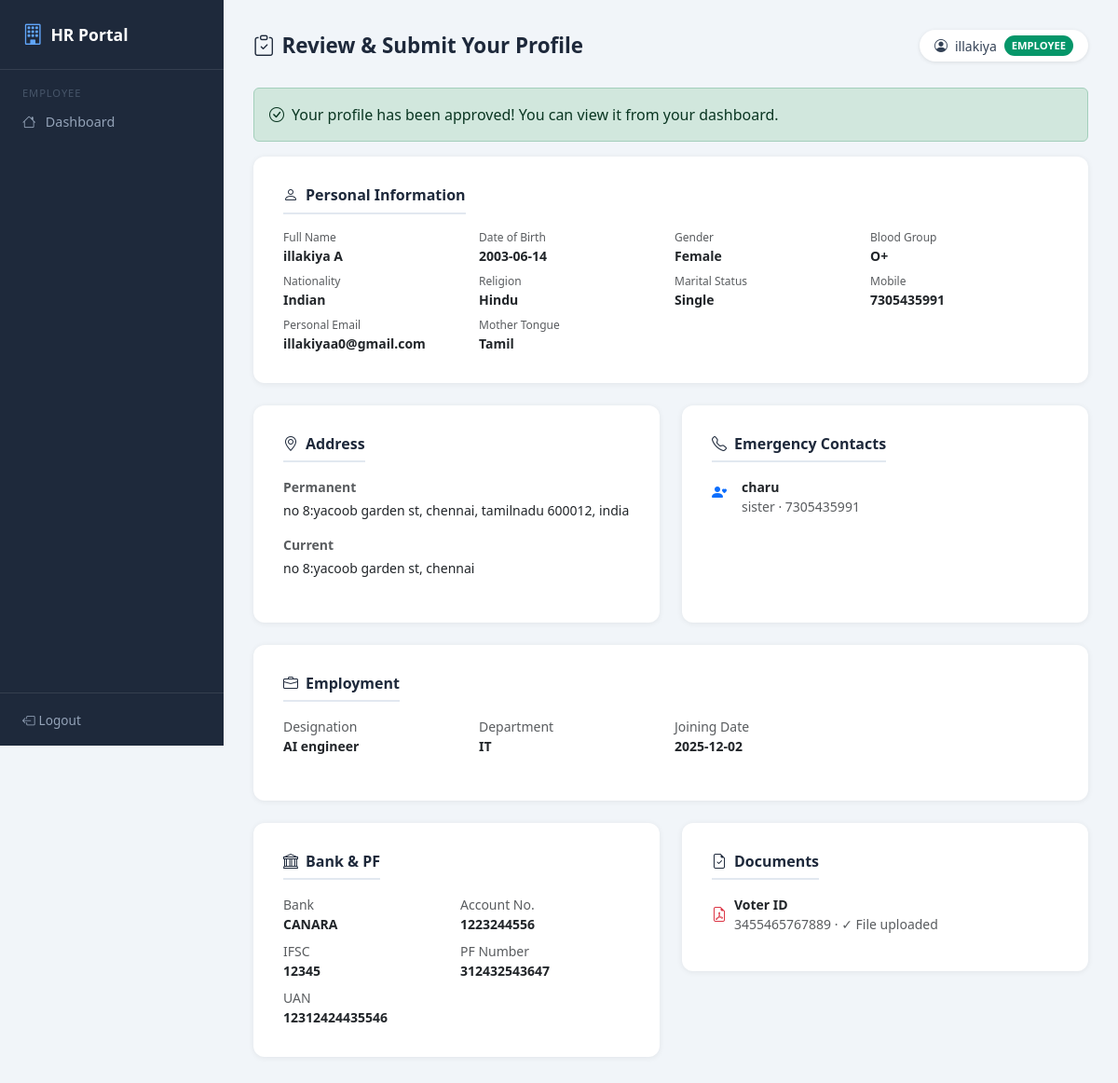
The app's page /profile/review (signed in) with its own data.
### sql.py (models this page shows, shortened)
class User(UserMixin, db.Model):
    __tablename__ = "users"
    user_id = db.Column(db.Integer, primary_key=True)
    username = db.Column(db.String(100), unique=True, nullable=False)
    email = db.Column(db.String(120), unique=True, nullable=False)
    password_hash = db.Column(db.String(255), nullable=False)
    role = db.Column(db.String(20), nullable=False)
    is_approved = db.Column(db.Boolean, default=False)
    is_active = db.Column(db.Boolean, default=True)
    created_at = db.Column(db.DateTime, default=datetime.utcnow)

class EmployeeProfile(db.Model):
    __tablename__ = "employee_profiles"
    profile_id = db.Column(db.Integer, primary_key=True)
    user_id = db.Column(db.Integer, db.ForeignKey("users.user_id"), unique=True)
    user = db.relationship(
        "User",
        foreign_keys=[user_id],
        backref=db.backref("profile", uselist=False),
    )
    step1_done = db.Column(db.Boolean, default=False)
    step2_done = db.Column(db.Boolean, default=False)
    step3_done = db.Column(db.Boolean, default=False)
    step4_done = db.Column(db.Boolean, default=False)
    step5_done = db.Column(db.Boolean, default=False)
    step6_done = db.Column(db.Boolean, default=False)
    submitted = db.Column(db.Boolean, default=False)
    status = db.Column(db.String(20), default="DRAFT")
    hr_remarks = db.Column(db.Text)
    reviewed_by = db.Column(db.Integer, db.ForeignKey("users.user_id"), nullable=True)
    reviewed_at = db.Column(db.DateTime, nullable=True)
    submitted_at = db.Column(db.DateTime, nullable=True)
    created_at = db.Column(db.DateTime, default=datetime.utcnow)
    first_name = db.Column(db.String(100))
    middle_name = db.Column(db.String(100))
    last_name = db.Column(db.String(100))
    date_of_birth = db.Column(db.Date)
    gender = db.Column(db.String(20))
    blood_group = db.Column(db.String(10))
    religion = db.Column(db.String(100))
    nationality = db.Column(db.String(100))
    place_of_birth = db.Column(db.String(200))
    mother_tongue = db.Column(db.String(100))
    marital_status = db.Column(db.String(50))
    personal_email = db.Column(db.String(120))
    mobile_number = db.Column(db.String(20))
    photo_path = db.Column(db.String(500))
    perm_address_line1 = db.Column(db.String(255))
    perm_address_line2 = db.Column(db.String(255))
    perm_city = db.Column(db.String(100))
    perm_state = db.Column(db.String(100))
    perm_country = db.Column(db.String(100))
    perm_postal_code = db.Column(db.String(20))
    curr_same_as_perm = db.Column(db.Boolean, default=False)
    curr_address_line1 = db.Column(db.String(255))
    curr_address_line2 = db.Column(db.String(255))
    curr_city = db.Column(db.String(100))
    curr_state = db.Column(db.String(100))
    curr_country = db.Column(db.String(100))
    curr_postal_code = db.Column(db.String(20))
    emergency_contacts_json = db.Column(db.Text)  # JSON list
    designation = db.Column(db.String(150))
    department = db.Column(db.String(150))
    joining_date = db.Column(db.Date)
    employment_history_json = db.Column(db.Text)  # JSON list
    bank_name = db.Column(db.String(200))
    account_number = db.Column(db.String(100))
    branch_name = db.Column(db.String(150))
    ifsc_code = db.Column(db.String(20))
    pf_number = db.Column(db.String(100))
    uan_number = db.Column(db.String(100))
    documents_json = db.Column(db.Text)  # JSON list of {type, number, file_path}

### employeedashboard.py (the view, shortened to what this page needs)
@app.route("/profile/review", methods=["GET", "POST"])
@login_required
@role_required("EMPLOYEE")
def profile_review():
    profile = _get_or_404_profile()
    ec = json.loads(profile.emergency_contacts_json or "[]")
    history = json.loads(profile.employment_history_json or "[]")
    docs = json.loads(profile.documents_json or "[]")
    return render_template(
        "profile/review.html",
        profile=profile,
        emergency_contacts=ec,
        employment_history=history,
        documents=docs,
        total_steps=TOTAL_STEPS,
    )

### app.py (called while the page is built)
@login_manager.user_loader
def load_user(user_id):
    return db.session.get(User, int(user_id))

### employeedashboard.py (called while the page is built)
def _get_or_404_profile():
    profile = EmployeeProfile.query.filter_by(user_id=current_user.user_id).first()
    if not profile:
        abort(404)
    return profile

### utils.py (called while the page is built)
def role_required(*roles):
    def decorator(func):
        @wraps(func)
        def wrapper(*args, **kwargs):
            if not current_user.is_authenticated:
                abort(403)
            if current_user.role not in roles:
                abort(403)
            return func(*args, **kwargs)
        return wrapper
    return decorator

### templates/profile/review.html (shortened to what this page needs)
{% extends "base.html" %}
{% block content %}
<div class="topbar">
  <h1><i class="bi bi-clipboard-check me-2"></i>Review & Submit Your Profile</h1>
  <div class="user-badge">
    <i class="bi bi-person-circle"></i> {{ current_user.username }}
    <span class="role-badge role-EMPLOYEE">Employee</span>
  </div>
</div>
{% if profile.status == "REJECTED" %}
<div class="alert alert-danger d-flex gap-3 align-items-start">
  <i class="bi bi-x-circle fs-4"></i>
  <div>
    <strong>Profile Rejected</strong><br/>
    HR Remarks: {{ profile.hr_remarks or 'No remarks provided.' }}<br/>
    <a href="{{ url_for('profile_step', step=1) }}" class="btn btn-sm btn-outline-danger mt-2">Edit & Resubmit</a>
  </div>
</div>
{% elif profile.status == "PENDING" %}
<div class="alert alert-warning d-flex gap-2 align-items-center">
  <i class="bi bi-hourglass-split"></i>
  Your profile is currently under HR review. You cannot make changes while it is pending.
</div>
{% elif profile.status == "APPROVED" %}
<div class="alert alert-success d-flex gap-2 align-items-center">
  <i class="bi bi-check-circle"></i>
  Your profile has been approved! You can view it from your dashboard.
</div>
{% endif %}
<div class="row g-4">
  <div class="col-12">
    <div class="card-form">
      <div class="d-flex justify-content-between align-items-center mb-3">
        <h5 class="section-title mb-0"><i class="bi bi-person me-2"></i>Personal Information</h5>
      </div>
      <div class="row g-2">
        {% macro rv(label, val) %}
          <div class="col-md-3 col-sm-6">
            <div class="text-muted" style="font-size:.75rem;">{{ label }}</div>
            <div class="fw-semibold small">{{ val or '—' }}</div>
          </div>
        {% endmacro %}
        {{ rv("Full Name", (profile.first_name or '') + ' ' + (profile.middle_name or '') + ' ' + (profile.last_name or '')) }}
        {{ rv("Date of Birth", profile.date_of_birth) }}
        {{ rv("Gender", profile.gender) }}
        {{ rv("Blood Group", profile.blood_group) }}
        {{ rv("Nationality", profile.nationality) }}
        {{ rv("Religion", profile.religion) }}
        {{ rv("Marital Status", profile.marital_status) }}
        {{ rv("Mobile", profile.mobile_number) }}
        {{ rv("Personal Email", profile.personal_email) }}
        {{ rv("Mother Tongue", profile.mother_tongue) }}
      </div>
    </div>
  </div>
  <div class="col-md-6">
    <div class="card-form h-100">
      <div class="d-flex justify-content-between align-items-center mb-3">
        <h5 class="section-title mb-0"><i class="bi bi-geo-alt me-2"></i>Address</h5>
      </div>
      <p class="small mb-1 fw-semibold text-muted">Permanent</p>
      <p class="small">{{ profile.perm_address_line1 or '—' }}, {{ profile.perm_city or '' }}, {{ profile.perm_state or '' }} {{ profile.perm_postal_code or '' }}, {{ profile.perm_country or '' }}</p>
      <p class="small mb-1 fw-semibold text-muted mt-2">Current</p>
      <p class="small">{{ profile.curr_address_line1 or '—' }}, {{ profile.curr_city or '' }}</p>
    </div>
  </div>
  <div class="col-md-6">
    <div class="card-form h-100">
      <div class="d-flex justify-content-between align-items-center mb-3">
        <h5 class="section-title mb-0"><i class="bi bi-telephone me-2"></i>Emergency Contacts</h5>
      </div>
      {% if emergency_contacts %}
        {% for ec in emergency_contacts %}
        <div class="d-flex gap-3 mb-2">
          <i class="bi bi-person-heart text-primary mt-1"></i>
          <div>
            <div class="fw-semibold small">{{ ec.name }}</div>
            <div class="text-muted small">{{ ec.relationship }} · {{ ec.phone }}</div>
          </div>
        </div>
        {% endfor %}
      {% else %}
        <p class="text-muted small">No contacts added.</p>
      {% endif %}
    </div>
  </div>
  <div class="col-12">
    <div class="card-form">
      <div class="d-flex justify-content-between align-items-center mb-3">
        <h5 class="section-title mb-0"><i class="bi bi-briefcase me-2"></i>Employment</h5>
      </div>
      <div class="row g-2 mb-3">
        <div class="col-md-3"><div class="text-muted small">Designation</div><div class="fw-semibold small">{{ profile.designation or '—' }}</div></div>
        <div class="col-md-3"><div class="text-muted small">Department</div><div class="fw-semibold small">{{ profile.department or '—' }}</div></div>
        <div class="col-md-3"><div class="text-muted small">Joining Date</div><div class="fw-semibold small">{{ profile.joining_date or '—' }}</div></div>
      </div>
    </div>
  </div>
  <div class="col-md-6">
    <div class="card-form">
      <div class="d-flex justify-content-between align-items-center mb-3">
        <h5 class="section-title mb-0"><i class="bi bi-bank me-2"></i>Bank & PF</h5>
      </div>
      <div class="row g-2">
        <div class="col-6"><div class="text-muted small">Bank</div><div class="fw-semibold small">{{ profile.bank_name or '—' }}</div></div>
        <div class="col-6"><div class="text-muted small">Account No.</div><div class="fw-semibold small">{{ profile.account_number or '—' }}</div></div>
        <div class="col-6"><div class="text-muted small">IFSC</div><div class="fw-semibold small">{{ profile.ifsc_code or '—' }}</div></div>
        <div class="col-6"><div class="text-muted small">PF Number</div><div class="fw-semibold small">{{ profile.pf_number or '—' }}</div></div>
        <div class="col-6"><div class="text-muted small">UAN</div><div class="fw-semibold small">{{ profile.uan_number or '—' }}</div></div>
      </div>
    </div>
  </div>
  <div class="col-md-6">
    <div class="card-form">
      <div class="d-flex justify-content-between align-items-center mb-3">
        <h5 class="section-title mb-0"><i class="bi bi-file-earmark-check me-2"></i>Documents</h5>
      </div>
      {% if documents %}
        {% for doc in documents %}
        <div class="d-flex align-items-center gap-2 mb-2">
          <i class="bi bi-file-earmark-pdf text-danger"></i>
          <div>
            <div class="fw-semibold small">{{ doc.type }}</div>
            <div class="text-muted small">{{ doc.number or 'No number' }} · {{ '✓ File uploaded' if doc.file_path else '✗ No file' }}</div>
          </div>
        </div>
        {% endfor %}
      {% else %}
        <p class="text-muted small">No documents added.</p>
      {% endif %}
    </div>
  </div>
</div>
{% endblock %}

### templates/base.html (style rules this page uses)
:root { --sidebar-width: 240px; --primary: #2563eb; --primary-dark: #1d4ed8; }
body { background: #f1f5f9; font-family: 'Segoe UI', sans-serif; }
.topbar { display: flex; justify-content: space-between; align-items: center; margin-bottom: 1.75rem; }
.topbar h1 { font-size: 1.4rem; font-weight: 700; color: #1e293b; margin: 0; }
.topbar .user-badge { display: flex; align-items: center; gap: .5rem; background: #fff; border-radius: 999px; padding: .4rem 1rem; box-shadow: 0 1px 4px rgba(0,0,0,.1); font-size: .875rem; color: #334155; }
.role-badge { font-size: .7rem; font-weight: 600; padding: .15rem .5rem; border-radius: 999px; text-transform: uppercase; }
.role-EMPLOYEE { background: #059669; color: #fff; }
.card-form { background: #fff; border-radius: 12px; padding: 2rem; box-shadow: 0 1px 6px rgba(0,0,0,.07); }
.section-title { font-size: 1rem; font-weight: 700; color: #1e293b; border-bottom: 2px solid #e2e8f0; padding-bottom: .5rem; margin-bottom: 1.25rem; }

### records on screen
User: username "illakiya"
EmployeeProfile: date_of_birth "2003-06-14 Female O+ Indian Hindu Single 7305435991 illakiyaa0@gmail.com Tamil", perm_address_line1 "no 8:yacoob garden st", perm_city "chennai", perm_state "tamilnadu", perm_postal_code "600012", perm_country "india", curr_address_line1 "no 8:yacoob garden st", curr_city "chennai", designation "AI engineer", department "IT", joining_date "2025-12-02", bank_name "CANARA", account_number "1223244556", ifsc_code "12345", pf_number "312432543647", uan_number "12312424435546"

### other values on screen
{{ label }} "Full Name Date of Birth Gender Blood Group Nationality Religion Marital Status Mobile Personal Email Mother Tongue"
{{ val or '—' }} "illakiya A"
{{ ec.name }} "charu"
{{ ec.relationship }} "sister"
{{ ec.phone }} "7305435991"
{{ doc.type }} "Voter ID"
{{ doc.number or 'No number' }} "3455465767889"
{{ '✓ File uploaded' if doc.file_path else '✗ No file' }} "✓ File uploaded"
